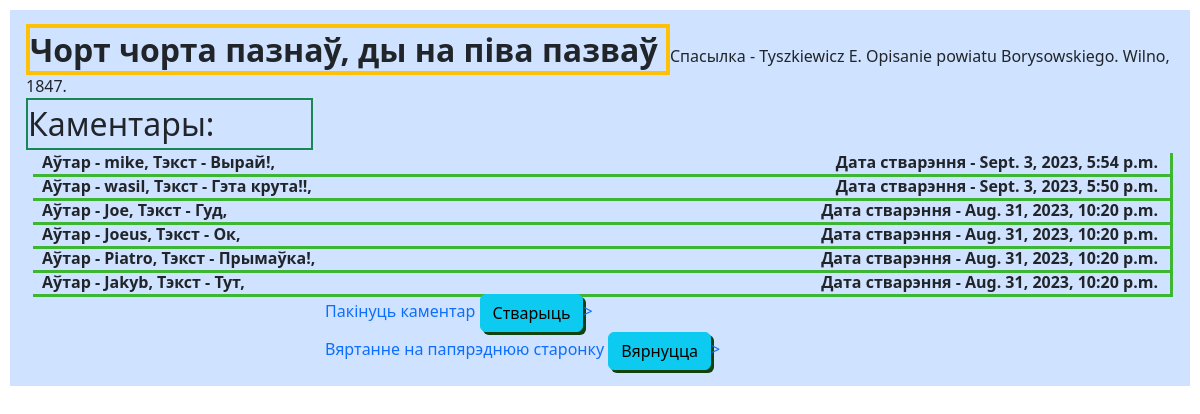
/folklore/1/5, run on the app's committed database.
### Folklore/models.py (models this page shows, shortened)
class Folklore(models.Model):
    category = models.ForeignKey("Category", on_delete=models.CASCADE, related_name="folklore")
    description = models.TextField(max_length=10_000)
    link = models.TextField(max_length=256)

class Comments(models.Model):
    folklore = models.ForeignKey(Folklore, on_delete=models.CASCADE, related_name="comments")
    username = models.CharField(max_length=100)
    content = models.TextField(max_length=500)
    created = models.DateTimeField(auto_now_add=True)

### Folklore/views.py (the view)
class ShowOneFolklore(View):
    def get_queryset(self, request, folklore_id):
        return Comments.objects.filter(folklore__id=folklore_id) \
            .select_related("folklore") \
            .values("username", "content", "created", "folklore__link") \
            .order_by("-created")
    def get(self, request, category_id, folklore_id):
        category = get_object_or_404(Folklore, id=category_id)
        folklore = get_object_or_404(Folklore, id=folklore_id)
        list_comments = self.get_queryset(request, folklore_id)
        return render(request, "Folklore/folklore_show.html",
                      {"category": category, "folklore": folklore, "list_comments": list_comments})

### templates/Folklore/folklore_show.html
{% extends "Folklore/base.html" %}
{%load crispy_forms_tags %}
{% block content %}
    <span class="border border-warning border-4 fs-2 fw-bold" >
        {{ folklore.description }}
    </span>
    <h8> Спасылка - {{ folklore.link }}</h8>
        <div class="border border-success border-2 fs-2 w-25"> Каментары:
        </div>
            {% for comment in list_comments %}
                <div class="container w-100" class="btn btn-info" style="box-shadow: 3px 3px #3db733">
                    <a href="#" class="list-group-item list-group-item-action active fw-bold" aria-current="true">
                                     Аўтар - {{ comment.username }}, Тэкст - {{ comment.content }},
                        <h8 class="card-text" style="float: right" >
                            Дата стварэння - {{ comment.created }}
                        </h8>
                     </a>
                </div>
            {% endfor %}
    <div class="container w-50">
        <a href="{% url 'comment_add' category.id folklore.id  %}">
            <div>
                <label>
                Пакінуць каментар
                <button type="submit" class="btn btn-info" style="box-shadow: 3px 3px #10420e">Стварыць</button>>
                </label>
            </div>
        </a>
        <a href="{% url 'category_show' category.id %}">
            <div>
                <label>
                Вяртанне на папярэднюю старонку
                <button type="submit" class="btn btn-info" style="box-shadow: 3px 3px #10420e">Вярнуцца</button>>
                </label>
            </div>
        </a>
    </div>
{% endblock %}

### data on the page
Folklore: description "Чорт чорта пазнаў, ды на піва пазваў", link "Tyszkiewicz E. Opisanie powiatu Borysowskiego. Wilno, 1847."
Comments: username "mike", content "Вырай!", created "Sept. 3, 2023, 5:54 p.m."
Comments: username "wasil", content "Гэта крута!!", created "Sept. 3, 2023, 5:50 p.m."
Comments: username "Joe", content "Гуд", created "Aug. 31, 2023, 10:20 p.m."
Comments: username "Joeus", content "Ок", created "Aug. 31, 2023, 10:20 p.m."
Comments: username "Jakyb", content "Тут", created "Aug. 31, 2023, 10:20 p.m."

### other printed values
{{ comment.username }} "Piatro"
{{ comment.content }} "Прымаўка!"
{{ comment.created }} "Aug. 31, 2023, 10:20 p.m."
